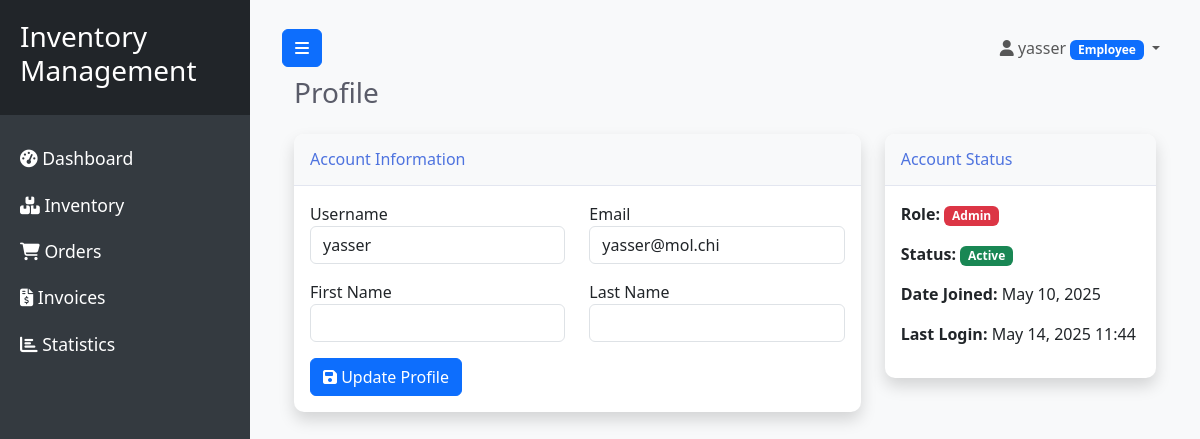
/users/profile/ (signed in), run on the app's committed database.
### users/models.py (models this page shows, shortened)
class User(AbstractUser):
    class Role(models.TextChoices):
        ADMIN = 'ADMIN', _('Admin')
        EMPLOYEE = 'EMPLOYEE', _('Employee')
        CLIENT = 'CLIENT', _('Client')
    role = models.CharField(
        max_length=10,
        choices=Role.choices,
        default=Role.EMPLOYEE,
        verbose_name=_('Role')
    )
    phone = models.CharField(max_length=15, blank=True, null=True, verbose_name=_('Phone Number'))
    profile_pic = models.ImageField(upload_to='profile_pics', default='default.png', verbose_name=_('Profile Picture'))
    address = models.TextField(blank=True, null=True, verbose_name=_('Address'))
    created_at = models.DateTimeField(auto_now_add=True, verbose_name=_('Created At'))
    updated_at = models.DateTimeField(auto_now=True, verbose_name=_('Updated At'))
    class Meta:
        verbose_name = _('User')
        verbose_name_plural = _('Users')

### users/views.py (the view)
# urls.py: path('profile/', views.profile, name='profile'),
@login_required
def profile(request):
    if request.method == 'POST':
        form = ProfileUpdateForm(request.POST, request.FILES, instance=request.user)
        if form.is_valid():
            form.save()
            messages.success(request, 'Votre profil a été mis à jour avec succès!')
            return redirect('profile')
    else:
        form = ProfileUpdateForm(instance=request.user)
    context = {
        'form': form,
        'title': 'Profil'
    }
    return render(request, 'users/profile.html', context)

### users/forms.py
class ProfileUpdateForm(forms.ModelForm):
    class Meta:
        model = User
        fields = ['username', 'email', 'first_name', 'last_name', 'phone', 'address', 'profile_pic']
        widgets = {
            'username': forms.TextInput(attrs={'class': 'form-control'}),
            'email': forms.EmailInput(attrs={'class': 'form-control'}),
            'first_name': forms.TextInput(attrs={'class': 'form-control'}),
            'last_name': forms.TextInput(attrs={'class': 'form-control'}),
            'phone': forms.TextInput(attrs={'class': 'form-control'}),
            'address': forms.Textarea(attrs={'class': 'form-control', 'rows': 3}),
            'profile_pic': forms.FileInput(attrs={'class': 'form-control'}),
        }

### templates/users/profile.html (shortened to what this page needs)
{% extends 'base.html' %}
{% block content %}
<div class="container-fluid">
    <h1 class="h3 mb-4 text-gray-800">Profile</h1>
    <div class="row">
        <div class="col-lg-8">
            <div class="card shadow mb-4">
                <div class="card-header py-3">
                    <h6 class="m-0 font-weight-bold text-primary">Account Information</h6>
                </div>
                <div class="card-body">
                    <form method="post">
                        <div class="row mb-3">
                            <div class="col-md-6">
                                <div class="form-group">
                                    <label for="{{ form.username.id_for_label }}">Username</label>
                                    {{ form.username }}
                                </div>
                            </div>
                            <div class="col-md-6">
                                <div class="form-group">
                                    <label for="{{ form.email.id_for_label }}">Email</label>
                                    {{ form.email }}
                                </div>
                            </div>
                        </div>
                        <div class="row mb-3">
                            <div class="col-md-6">
                                <div class="form-group">
                                    <label for="{{ form.first_name.id_for_label }}">First Name</label>
                                    {{ form.first_name }}
                                </div>
                            </div>
                            <div class="col-md-6">
                                <div class="form-group">
                                    <label for="{{ form.last_name.id_for_label }}">Last Name</label>
                                    {{ form.last_name }}
                                </div>
                            </div>
                        </div>
                        <button type="submit" class="btn btn-primary">
                            <i class="fas fa-save"></i> Update Profile
                        </button>
                    </form>
                </div>
            </div>
        </div>
        <div class="col-lg-4">
            <div class="card shadow mb-4">
                <div class="card-header py-3">
                    <h6 class="m-0 font-weight-bold text-primary">Account Status</h6>
                </div>
                <div class="card-body">
                    <div class="mb-3">
                        <strong>Role:</strong>
                        {% if user.is_superuser %}
                            <span class="badge bg-danger">Admin</span>
                        {% elif user.is_staff %}
                            <span class="badge bg-primary">Staff</span>
                        {% else %}
                            <span class="badge bg-info">User</span>
                        {% endif %}
                    </div>
                    <div class="mb-3">
                        <strong>Status:</strong>
                        {% if user.is_active %}
                            <span class="badge bg-success">Active</span>
                        {% else %}
                            <span class="badge bg-secondary">Inactive</span>
                        {% endif %}
                    </div>
                    <div class="mb-3">
                        <strong>Date Joined:</strong> {{ user.date_joined|date:"F d, Y" }}
                    </div>
                    <div class="mb-3">
                        <strong>Last Login:</strong> {{ user.last_login|date:"F d, Y H:i"|default:"Never" }}
                    </div>
                </div>
            </div>
        </div>
    </div>
</div>
{% endblock %}

### templates/base.html (shortened to what this page needs)
<!DOCTYPE html>
<html>
<head>
    <link href="https://cdn.jsdelivr.net/npm/bootstrap@5.3.2/dist/css/bootstrap.min.css" rel="stylesheet">
    <link rel="stylesheet" href="https://cdnjs.cloudflare.com/ajax/libs/font-awesome/6.4.2/css/all.min.css">
    {% load static %}
    <link rel="stylesheet" href="{% static 'css/style.css' %}">
</head>
<body>
    <div class="wrapper">
        <nav id="sidebar">
            <div class="sidebar-header">
                <h3>Inventory<br>Management</h3>
            </div>
            <ul class="list-unstyled components">
                <li class="{% if '/' == request.path or '/dashboard/' in request.path %}active{% endif %}">
                    <a href="{% url 'dashboard' %}">
                        <i class="fas fa-tachometer-alt"></i> Dashboard
                    </a>
                </li>
                {% if request.user.role == 'EMPLOYEE' or request.user.role == 'ADMIN' %}
                <li class="{% if '/inventory/' in request.path %}active{% endif %}">
                    <a href="{% url 'inventory-list' %}">
                        <i class="fas fa-boxes"></i> Inventory
                    </a>
                </li>
                <li class="{% if '/orders/' in request.path %}active{% endif %}">
                    <a href="{% url 'orders-list' %}">
                        <i class="fas fa-shopping-cart"></i> Orders
                    </a>
                </li>
                <li class="{% if '/invoices/' in request.path %}active{% endif %}">
                    <a href="{% url 'invoices-list' %}">
                        <i class="fas fa-file-invoice-dollar"></i> Invoices
                    </a>
                </li>
                <li class="{% if '/statistics/' in request.path %}active{% endif %}">
                    <a href="{% url 'statistics' %}">
                        <i class="fas fa-chart-bar"></i> Statistics
                    </a>
                </li>
                {% endif %}
            </ul>
        </nav>
        <div id="content">
            <nav class="navbar navbar-expand-lg navbar-light bg-light">
                <div class="container-fluid">
                    <button type="button" id="sidebarCollapse" class="btn btn-primary">
                        <i class="fas fa-bars"></i>
                    </button>
                    <div class="collapse navbar-collapse" id="navbarSupportedContent">
                        <ul class="nav navbar-nav ms-auto">
                            <li class="nav-item dropdown">
                                <a class="nav-link dropdown-toggle" href="#" id="navbarDropdown" role="button" data-bs-toggle="dropdown" aria-expanded="false">
                                    <i class="fas fa-user"></i> {{ request.user.username }}
                                    {% if request.user.role == 'ADMIN' %}
                                    <span class="badge bg-danger">Admin</span>
                                    {% elif request.user.role == 'EMPLOYEE' %}
                                    <span class="badge bg-primary">Employee</span>
                                    {% else %}
                                    <span class="badge bg-secondary">Client</span>
                                    {% endif %}
                                </a>
                            </li>
                        </ul>
                    </div>
                </div>
            </nav>
            <div class="container-fluid">
                {% block content %}{% endblock %}
            </div>
        </div>
    </div>
</body>
</html>

### static/css/style.css (style rules this page uses)
body { font-family: 'Segoe UI', Arial, sans-serif; background: #f8f9fa; }
.wrapper { display: flex; width: 100%; align-items: stretch; }
#sidebar { min-width: 250px; max-width: 250px; background: #343a40; color: #fff; transition: all 0.3s; height: 100vh; position: sticky; top: 0; }
#sidebar .sidebar-header { padding: 20px; background: #212529; }
#sidebar ul.components { padding: 20px 0; }
#sidebar ul li a { padding: 10px 20px; font-size: 1.1em; display: block; color: #fff; text-decoration: none; transition: all 0.3s; }
#content { width: 100%; padding: 20px; min-height: 100vh; transition: all 0.3s; }
.card { border: none; border-radius: 10px; box-shadow: 0 0.15rem 1.75rem 0 rgba(58, 59, 69, 0.15); margin-bottom: 20px; }
.card-header { background-color: #f8f9fa; border-bottom: 1px solid #e3e6f0; border-top-left-radius: 10px !important; border-top-right-radius: 10px !important; }
.text-primary { color: #4e73df !important; }
.text-gray-800 { color: #5a5c69 !important; }

### data on the page
User: user.username "yasser", username "yasser", email "yasser@mol.chi", date_joined "May 10, 2025", last_login "May 14, 2025 11:44"
